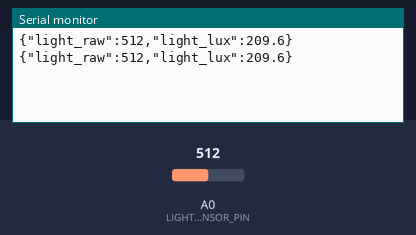
Simulated run of this sketch. Board: Arduino Uno, built with avr-gcc and run on an emulated ATmega328P. Parts: the last lines printed to the serial monitor. The inputs (shaded band) are chosen by the test bench; at power-on: A0 (LIGHT_SENSOR_PIN) = 512.

Above: at 2.8 s.
2.9 s: A0 (LIGHT_SENSOR_PIN) set to 716
At 3.8 s:
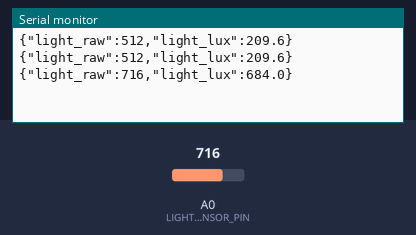
4.4 s: A0 (LIGHT_SENSOR_PIN) set to 900
At 5.6 s:
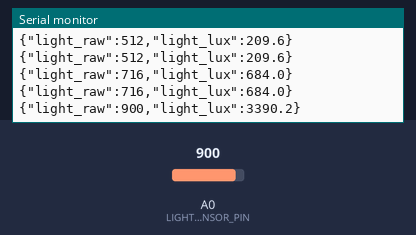
Timing chart, 0 to 7.4 s (numbered marks = the images above; inputs shaded):
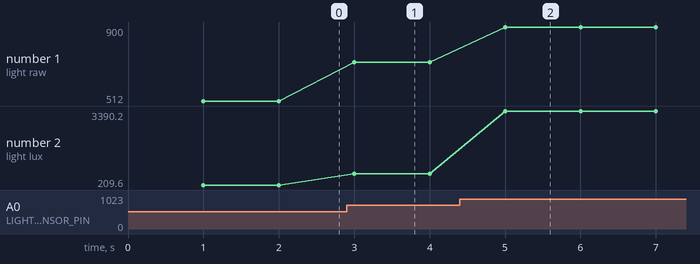

The sketch:

grove_light_serial.ino
```cpp
/*
  Sinai Grove Light Sensor bridge

  Hardware:
  - Grove Light Sensor signal pin connected to Arduino A0
  - Arduino connected to Raspberry Pi over USB serial

  Output:
  JSON Lines at 9600 baud, one sample per second.
*/

const int LIGHT_SENSOR_PIN = A0;
const unsigned long SAMPLE_INTERVAL_MS = 1000;

unsigned long lastSampleTime = 0;

float estimateLux(int rawValue) {
  if (rawValue <= 0) {
    return 0.0;
  }

  // Approximation for the Grove light sensor voltage divider.
  float sensorResistance = (1023.0 - rawValue) * 10.0 / rawValue;
  float lux = 5250.0 * pow(sensorResistance, -1.4);
  if (isnan(lux) || isinf(lux)) {
    return 0.0;
  }
  return lux;
}

void setup() {
  Serial.begin(9600);
  pinMode(LIGHT_SENSOR_PIN, INPUT);
}

void loop() {
  unsigned long now = millis();
  if (now - lastSampleTime < SAMPLE_INTERVAL_MS) {
    return;
  }

  lastSampleTime = now;
  int rawValue = analogRead(LIGHT_SENSOR_PIN);
  float lux = estimateLux(rawValue);

  Serial.print("{\"light_raw\":");
  Serial.print(rawValue);
  Serial.print(",\"light_lux\":");
  Serial.print(lux, 1);
  Serial.println("}");
}
```

Measured:
- after the input at 2.9 s, the serial monitor: prints a new line after 0.10 s (image 1)
- after the input at 4.4 s, the serial monitor: prints a new line after 0.60 s (image 2)
- plotted number 1: 512 → 716 after the input at 2.9 s, 716 → 900 after the input at 4.4 s
- plotted number 2: 209.6 → 684 after the input at 2.9 s, 684 → 3390.2 after the input at 4.4 s
